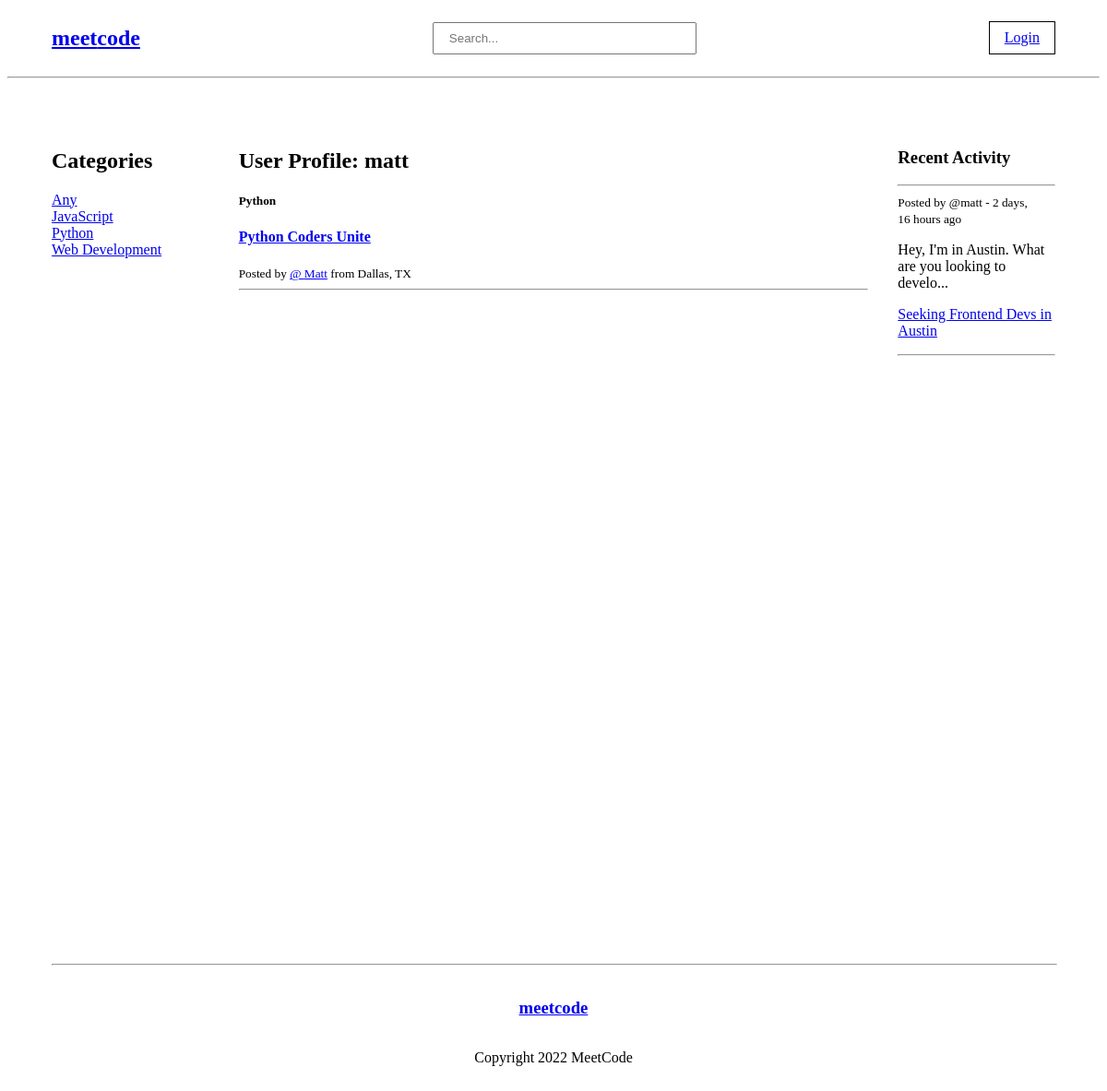
Screenshot of /user-profile/1 with the database file from the repository.
### base/models.py (models this page shows, shortened)
class Category(models.Model):
    name = models.CharField(max_length=50)
    def __str__(self):
        return self.name

class Board(models.Model):
    author = models.ForeignKey(User, on_delete=models.SET_NULL, null=True)
    category = models.ForeignKey(Category, on_delete=models.SET_NULL, null=True)
    city = models.CharField(max_length=30, null=True, blank=True)
    state = models.CharField(max_length=2, null=True, blank=True)
    name = models.CharField(max_length=200)
    description = models.TextField(null=True, blank=True)
    members = models.ManyToManyField(User, related_name='members', blank=True)
    updated = models.DateTimeField(auto_now=True)
    created = models.DateTimeField(auto_now_add=True)
    class Meta:
        ordering = ['-updated', '-created']

class Message(models.Model):
    user = models.ForeignKey(User, on_delete=models.CASCADE)
    board = models.ForeignKey(Board, on_delete=models.CASCADE)
    body = models.TextField()
    updated = models.DateTimeField(auto_now=True)
    created = models.DateTimeField(auto_now_add=True)
    class Meta:
        ordering = ['-updated', '-created']
    def __str__(self):
        if len(self.body) >= 50:
            return self.body[:50] + '...'
        else:
            return self.body[:50]

### base/views.py (the view)
# urls.py: path("user-profile/<str:pk>", views.userProfile, name="user-profile"),
def userProfile(request, pk):
    user = User.objects.get(id=pk)
    board_list = user.board_set.all()
    activity_comments = user.message_set.all()
    categories = Category.objects.all()[:10]
    context = {'user': user, 'board_list': board_list, 'activity_comments': activity_comments, 'categories': categories}
    return render(request, 'base/user_profile.html', context)

### base/templates/base/user_profile.html
{% extends 'layout.html' %}
{% block content %}
<div class="main-container">
    <div>
        {% include 'base/category_module.html' %}
    </div>
    <div>
        <h2>User Profile: {{user.username}}</h2>
        {% include 'base/results_module.html' %}
    </div>
    <div>
        {% include 'base/activity_module.html' %}
    </div>
</div>
{% endblock content %}

### base/templates/base/category_module.html
<h2>Categories</h2>
<a href="{% url 'home' %}">Any</a>
{% for category in categories %}
    <div>
        <a href="{% url 'home' %}?q={{category.name}}">{{category.name}}</a>
    </div>
{% endfor %}

### base/templates/base/results_module.html (shortened to what this page needs)
{% for board in board_list %}
<div>
    <h5>{{board.category}}</h5>
    <h4><a href="{% url 'board' board.id %}">{{board.name}}</a></h4>
    <span><small>Posted by <a href="{% url 'user-profile' board.author.id %}">@ {{board.author.username.title}}</a> from {{board.city.title}}, {{board.state.upper}}</small></span>
    <hr>
</div>
{% endfor %}

### base/templates/base/activity_module.html
<h3>Recent Activity</h3>
<hr>
{% for comment in activity_comments %}
<div>
    <small>Posted by @{{comment.user}} - {{comment.created|timesince}} ago</small>
    <p>{{comment}}</p>
    <p><a href="{% url 'board' comment.board.id %}">{{comment.board.name}}</a></p>
</div>
<hr>
{% endfor %}

### templates/layout.html (style rules this page uses)
.main-container { display: grid; grid-template-columns: 1fr 4fr 1fr; padding: 3rem; gap: 2rem; height: 100vh; }

### rows the page displays
Category: name "JavaScript"
Category: name "Python"
Category: name "Web Development"
Board: category "Python", name "Python Coders Unite", author.username "Matt", city "Dallas", state "TX"
Message: user "matt", created "2 days, 16 hours", body "Hey, I'm in Austin. What are you looking to develo...", board.name "Seeking Frontend Devs in Austin"

### other values shown
{{ user.username }} "matt"
